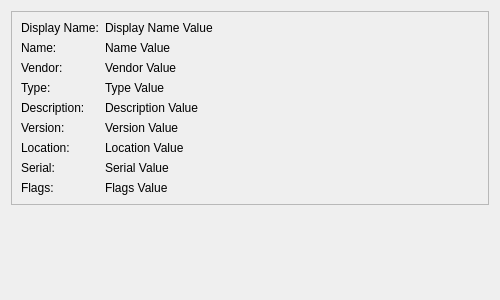
<?xml version="1.0" encoding="UTF-8"?>
<ui version="4.0">
 <class>OpenRGBDeviceInfoPage</class>
 <widget class="QFrame" name="OpenRGBDeviceInfoPage">
  <property name="geometry">
   <rect>
    <x>0</x>
    <y>0</y>
    <width>500</width>
    <height>300</height>
   </rect>
  </property>
  <property name="windowTitle">
   <string notr="true">Device Info Page</string>
  </property>
  <property name="autoFillBackground">
   <bool>false</bool>
  </property>
  <property name="frameShape">
   <enum>QFrame::Shape::NoFrame</enum>
  </property>
  <property name="frameShadow">
   <enum>QFrame::Shadow::Sunken</enum>
  </property>
  <layout class="QGridLayout" name="gridLayout" columnstretch="0">
   <item row="0" column="0">
    <widget class="QFrame" name="DeviceInfoFrame">
     <property name="autoFillBackground">
      <bool>true</bool>
     </property>
     <property name="frameShape">
      <enum>QFrame::Shape::StyledPanel</enum>
     </property>
     <property name="frameShadow">
      <enum>QFrame::Shadow::Sunken</enum>
     </property>
     <layout class="QGridLayout" name="gridLayout_2" columnstretch="0,1">
      <item row="7" column="1">
       <widget class="QLabel" name="SerialValue">
        <property name="text">
         <string notr="true">Serial Value</string>
        </property>
        <property name="wordWrap">
         <bool>true</bool>
        </property>
       </widget>
      </item>
      <item row="1" column="0">
       <widget class="QLabel" name="NameLabel">
        <property name="text">
         <string>Name:</string>
        </property>
       </widget>
      </item>
      <item row="7" column="0">
       <widget class="QLabel" name="SerialLabel">
        <property name="text">
         <string>Serial:</string>
        </property>
       </widget>
      </item>
      <item row="3" column="1">
       <widget class="QLabel" name="TypeValue">
        <property name="text">
         <string notr="true">Type Value</string>
        </property>
        <property name="wordWrap">
         <bool>true</bool>
        </property>
       </widget>
      </item>
      <item row="4" column="0">
       <widget class="QLabel" name="DescriptionLabel">
        <property name="text">
         <string>Description:</string>
        </property>
       </widget>
      </item>
      <item row="4" column="1">
       <widget class="QLabel" name="DescriptionValue">
        <property name="text">
         <string notr="true">Description Value</string>
        </property>
        <property name="wordWrap">
         <bool>true</bool>
        </property>
       </widget>
      </item>
      <item row="6" column="0">
       <widget class="QLabel" name="LocationLabel">
        <property name="text">
         <string>Location:</string>
        </property>
       </widget>
      </item>
      <item row="6" column="1">
       <widget class="QLabel" name="LocationValue">
        <property name="text">
         <string notr="true">Location Value</string>
        </property>
        <property name="wordWrap">
         <bool>true</bool>
        </property>
       </widget>
      </item>
      <item row="2" column="0">
       <widget class="QLabel" name="VendorLabel">
        <property name="text">
         <string>Vendor:</string>
        </property>
       </widget>
      </item>
      <item row="8" column="1">
       <widget class="QLabel" name="FlagsValue">
        <property name="text">
         <string notr="true">Flags Value</string>
        </property>
        <property name="wordWrap">
         <bool>true</bool>
        </property>
       </widget>
      </item>
      <item row="5" column="0">
       <widget class="QLabel" name="VersionLabel">
        <property name="text">
         <string>Version:</string>
        </property>
       </widget>
      </item>
      <item row="3" column="0">
       <widget class="QLabel" name="TypeLabel">
        <property name="text">
         <string>Type:</string>
        </property>
       </widget>
      </item>
      <item row="2" column="1">
       <widget class="QLabel" name="VendorValue">
        <property name="text">
         <string notr="true">Vendor Value</string>
        </property>
        <property name="wordWrap">
         <bool>true</bool>
        </property>
       </widget>
      </item>
      <item row="1" column="1">
       <widget class="QLabel" name="NameValue">
        <property name="text">
         <string notr="true">Name Value</string>
        </property>
        <property name="wordWrap">
         <bool>true</bool>
        </property>
       </widget>
      </item>
      <item row="8" column="0">
       <widget class="QLabel" name="FlagsLabel">
        <property name="text">
         <string>Flags:</string>
        </property>
       </widget>
      </item>
      <item row="5" column="1">
       <widget class="QLabel" name="VersionValue">
        <property name="text">
         <string notr="true">Version Value</string>
        </property>
        <property name="wordWrap">
         <bool>true</bool>
        </property>
       </widget>
      </item>
      <item row="0" column="0">
       <widget class="QLabel" name="DisplayNameLabel">
        <property name="text">
         <string>Display Name:</string>
        </property>
       </widget>
      </item>
      <item row="0" column="1">
       <widget class="QLabel" name="DisplayNameValue">
        <property name="text">
         <string notr="true">Display Name Value</string>
        </property>
       </widget>
      </item>
     </layout>
    </widget>
   </item>
   <item row="1" column="0">
    <spacer name="verticalSpacer">
     <property name="orientation">
      <enum>Qt::Orientation::Vertical</enum>
     </property>
     <property name="sizeHint" stdset="0">
      <size>
       <width>20</width>
       <height>40</height>
      </size>
     </property>
    </spacer>
   </item>
  </layout>
 </widget>
 <resources/>
 <connections/>
</ui>
